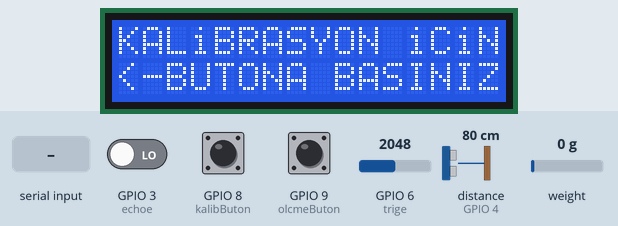
A sketch run on a simulated ESP32-S3. On the bench: 16×2 character LCD. The test bench sets the inputs (shaded band); at power-on: GPIO 8 (kalibButon) LOW, GPIO 9 (olcmeButon) LOW, GPIO 6 (trige) = 2048, GPIO 3 (echoe) LOW, distance to the obstacle (sensor on GPIO 4) 80 cm, weight on the scale 0 g. The echo pulse lasts 58.3 µs per cm; what the sketch prints to the serial monitor is not drawn.

Above: at 6.8 s.
6.9 s: GPIO 8 (kalibButon) pulled HIGH for 0.15 s
At 7.9 s:
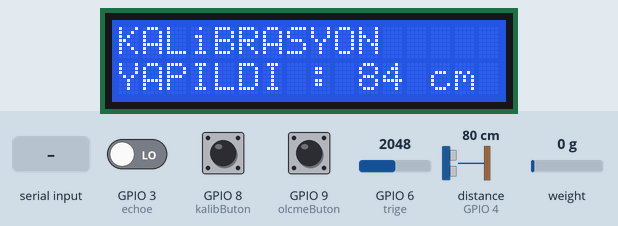
14.4 s: "k" received over Serial
At 16.0 s:
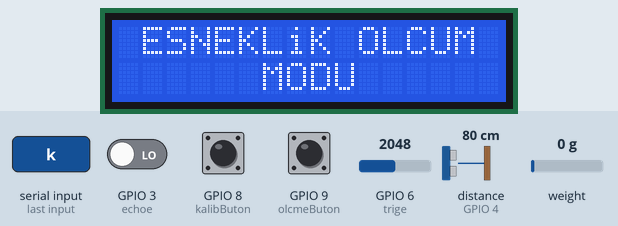
20.9 s: GPIO 9 (olcmeButon) pulled HIGH for 0.15 s
At 23.5 s:
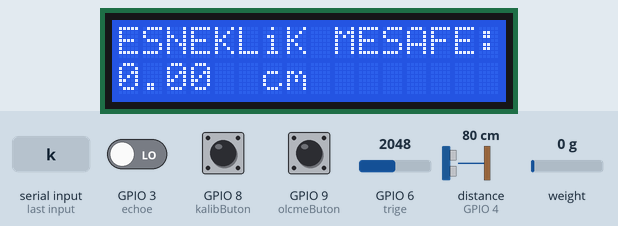
29.7 s: GPIO 6 (trige) set to 549
35.6 s: GPIO 6 (trige) set to 450
At 36.5 s:
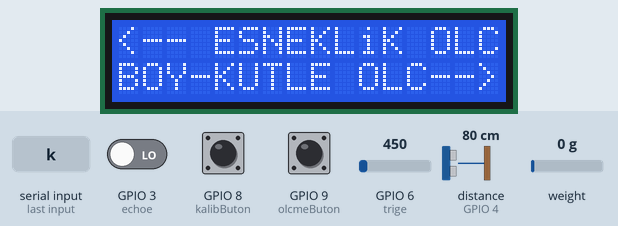
39.4 s: "o" received over Serial
At 41.9 s:
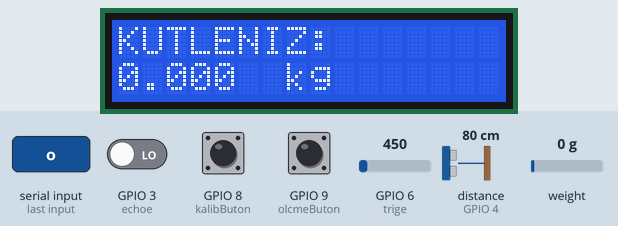
Timing chart, 0 to 43.4 s (numbered marks = the images above; inputs shaded):
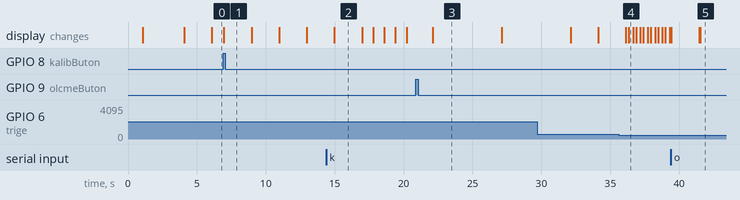

The sketch:

ArduinoBoyKutleOlcer.v.4.0.ino
```cpp
#include "HX711.h"
#define DOUT  10
#define CLK  13
HX711 scale;
float calibration_factor = 25620;
#include <LiquidCrystal.h>
LiquidCrystal lcd(12, 11, 5, 4, 3, 2);
const int trigb = 7;
const int trige = 6;
const int echob = A3;
const int echoe = A2;
const int kalibButon = 8;
const int olcmeButon = 9;
const int aktarmaButon = A5;
int sure = 0;
int mesafe = 0;
int ilkmesafe;
int inByte;
int yanliskalibre = 116;

float boy;
float esneklik;
float esneklikderece;
float kutle;

void setup() {
  Serial.begin(9600);
  //Serial.println("CLEARDATA");
  //Serial.println("LABEL,boy(cm),kutle(kg),esneklik(cm),esneklikderece(/10)");
  lcd.begin(16, 2);
  lcd.setCursor(0, 0);
  lcd.print("AKILLI BOY-KUTLE");
  delay(1000);
  lcd.setCursor(0, 1);
  lcd.print("OLCUM SEYSi-AKiF");
  delay(3000);
  lcd.clear();
  scale.begin(DOUT, CLK);
  scale.set_scale();
  scale.tare();
  long zero_factor = scale.read_average();
  pinMode(trigb, OUTPUT);
  pinMode(trige, OUTPUT);
  pinMode(echob, INPUT);
  pinMode(echoe, INPUT);
  pinMode(kalibButon, INPUT);
  pinMode(olcmeButon, INPUT);
  pinMode(aktarmaButon, INPUT);
  while (digitalRead(kalibButon) == LOW) {

    inByte = Serial.read();

    lcd.setCursor(0, 0);
    lcd.print("KALiBRASYON iCiN");
    lcd.setCursor(0, 1);
    lcd.print("<-BUTONA BASINIZ");
    delay(100);
    if (digitalRead(kalibButon) == HIGH or inByte == 's') {
      delay(50);
      ilkmesafe = mesafeolcb();
      lcd.clear();
      lcd.setCursor(0, 0);
      lcd.print("KALiBRASYON");
      lcd.setCursor(0, 1);
      lcd.print("YAPILDI : ");
      lcd.print(ilkmesafe);
      lcd.setCursor(13, 1);
      lcd.print("cm");

      Serial.print("calibration");

      delay(2000);
      lcd.clear();
      break;
    }
  }
}


void loop() {
  scale.set_scale(calibration_factor);

  inByte = Serial.read();

  if (digitalRead(olcmeButon) == HIGH or inByte=='o') {
    lcd.setCursor(0, 0);
    lcd.print("BOYUNUZ:");
    lcd.setCursor(0, 1);
    boy = (ilkmesafe + yanliskalibre) - mesafeolcb();
    lcd.print(boy);
    lcd.setCursor(5, 1);
    lcd.print("cm");
    delay(2000);
    lcd.clear();
    lcd.setCursor(0, 0);
    lcd.print("KUTLENIZ:");
    lcd.setCursor(0, 1);
    kutle = scale.get_units();
    lcd.print(kutle, 3);
    lcd.setCursor(7, 1);
    lcd.print("kg");

    Serial.print("height,");
    Serial.print(boy);
    Serial.print(",");
    Serial.print("scale,");
    Serial.print(kutle);

    delay(2000);
    lcd.clear();
  }
  else if (digitalRead(kalibButon) == HIGH or inByte=='k') {
    lcd.setCursor(0, 0);
    lcd.print(" ESNEKLiK OLCUM ");
    lcd.setCursor(0, 1);
    lcd.print("      MODU      ");
    delay(2000);
    lcd.clear();
    lcd.setCursor(0, 0);
    lcd.print("   HEMSTRiNG    ");
    lcd.setCursor(0, 1);
    lcd.print("ESNEKLiK OLCUMU ");
    delay(800);
    lcd.clear();
    lcd.setCursor(0, 0);
    lcd.print("SENSORU 2. KONU-");
    lcd.setCursor(0, 1);
    lcd.print("  MA GETiRiNiZ  ");
    delay(800);
    lcd.clear();
    lcd.setCursor(0, 0);
    lcd.print("AYAKLARINIZI UZ-");
    lcd.setCursor(0, 1);
    lcd.print("ATARAK OTURUNUZ");
    delay(800);
    lcd.clear();
    lcd.setCursor(0, 0);
    lcd.print("VE EGiLEBiLDiGi-");
    lcd.setCursor(0, 1);
    lcd.print("NiZ KADAR EGiLiN");
    delay(800);
    lcd.clear();
    lcd.setCursor(0, 0);
    lcd.print("SiMDi OLCUM iCiN");
    lcd.setCursor(0, 1);
    lcd.print("BUTONA BASINIZ->");

    Serial.print('r');

    while (digitalRead(olcmeButon) == LOW){
      inByte = Serial.read();

      if (inByte=='c'){
        break;
        }

      delay(10);
    }
    delay(200);
    esneklik = mesafeolce();
    lcd.clear();
    lcd.setCursor(0, 0);
    lcd.print("ESNEKLiK MESAFE:");
    lcd.setCursor(0, 1);
    lcd.print(esneklik);
    lcd.setCursor(6, 1);
    lcd.print("cm");
    delay(5000);
    esneklikderece = (100 - esneklik)/10;
    lcd.clear();
    lcd.setCursor(0, 0);
    lcd.print("ESNEKLiK DERECE:");
    lcd.setCursor(0, 1);
    lcd.print("10 UZERiNDEN");
    lcd.setCursor(13, 1);
    lcd.print(esneklikderece);

    Serial.print("strech,");
    Serial.print(esneklik);
    Serial.print(",");
    Serial.print(esneklikderece);

    delay(5000);
    lcd.clear();
    lcd.setCursor(0, 0);
    lcd.print("SiMDi EXCEL iCiN");
    lcd.setCursor(0, 1);
    lcd.print("3.BUTONA BASINIZ");
    delay(2000);
    lcd.clear();
  }
  else if (analogRead(aktarmaButon) > 500 or inByte=='w') {
    writetoexcel(boy, esneklik, esneklikderece);
  }
  else {
      lcd.setCursor(0, 0);
      lcd.print("<-- ESNEKLiK OLC");
      lcd.setCursor(0, 1);
      lcd.print("BOY-KUTLE OLC-->");
      delay(100);
      lcd.clear();
    }
  }

  int mesafeolcb() {
    digitalWrite(trigb, HIGH);
    delay(1);
    digitalWrite(trigb, LOW);
    sure = pulseIn(echob, HIGH);
    mesafe = (sure / 2) / 27.6;
    return mesafe;
  }
  int mesafeolce() {
    digitalWrite(trige, HIGH);
    delay(1);
    digitalWrite(trige, LOW);
    sure = pulseIn(echoe, HIGH);
    mesafe = (sure / 2) / 27.6;
    return mesafe;
  }

float writetoexcel(float boy, float esneklik, float esneklikderece) {
    lcd.setCursor(0, 0);
    lcd.print("EXCELE YAZILIYOR...");
    delay(2000);
    lcd.clear();
    //Serial.print("DATA,");

    Serial.print("writemode,");

    Serial.print(boy);
    Serial.print(",");
    Serial.print(kutle);
    Serial.print(",");
    Serial.print(esneklik);
    Serial.print(",");
    Serial.println(esneklikderece);

    boy = 0;
    kutle = 0;
    esneklik = 0;
    esneklikderece = 0;
}
```

Measured:
- the behaviour switches between 501 and 500 on GPIO 6 (trige) (found by bisection; images 3 and 4)
- after the input at 6.9 s, the display: changes after 0.06 s (image 1)
- after the input at 14.4 s, the display: first differs from a run without the input after 0.58 s (image 2)
- after the input at 20.9 s, the display: changes after 1.2 s (image 3)
- after the input at 39.4 s, the display: first changes at once (image 5 shows a later state)
- what the display in image 2 shows lasts 2.0 s, from 15.0 s to 17.0 s
- what the display in image 3 shows lasts 5.0 s, from 22.1 s to 27.1 s
